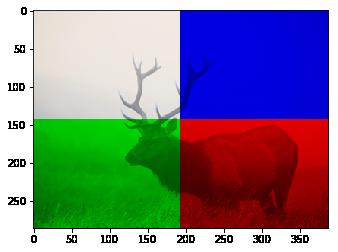
#> input picture Sesión #2/Color/Actividades/res/actividad1.png, 338 x 252 px, given in place of colores.jpg, which was not available; the run also reads 3 pictures not shown here
$ jupyter execute --allow-errors 'Taller de repaso .ipynb'   (shell and % lines are left out)   (text cells are left out)
#> lines starting #> are read from the running program, lines starting #| are printed output that depends on the picture; after the words box and inside, x2 and y2 are one past the last pixel; in counts of white or black regions, pixels touching at a corner belong together; pictures that were not available may be replaced by others from this repository, and a replacement may not be noted
[cell 1]
import cv2
import matplotlib.pyplot as plt
import numpy as np
import math
from skimage import io, color

#En este notebook se define una función que facilita la lectura de imágenes
#Leer la imagen en RGB o escala de grises con una sola línea de código
def img_read(filename, mode = 'color'):
#> called with filename = 'res/colores.jpg', mode = 'color'
    if(mode == 'color'):
        return cv2.cvtColor(cv2.imread(filename),cv2.COLOR_BGR2RGB)
    elif(mode=='grayscale' or mode=='greyscale' or mode == 'gray' or mode == 'grey'):
        return cv2.imread(filename, cv2.IMREAD_GRAYSCALE)
    else:
        return None

[cell 2]
#Leer y plotear la imagen de trabajo
img_rgb = img_read("res/colores.jpg")
plt.imshow(img_rgb)

[cell 3]
img_R = img_rgb[:,:,0]
img_G = img_rgb[:,:,1]
img_B = img_rgb[:,:,2]

img_lab  = cv2.cvtColor(img_rgb, cv2.COLOR_RGB2LAB)
#> img_lab: shape (252, 338, 3); mean of channels 0, 1, 2 152.9, 140.1, 129
img_L = img_lab[:,:,0]
img_A =  img_lab[:,:,1]
img_BB = img_lab[:,:,2]
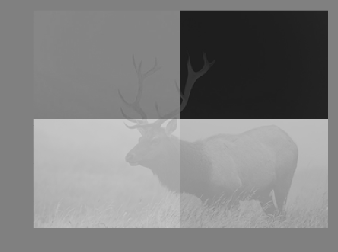
#> img_BB: shape (252, 338); min 26, max 204, mean 129
fig, arreglo_plots = plt.subplots(6,2, figsize=(15, 25))
colors = ('r','g','b')

#Espacio de color RGB
arreglo_plots[0,0].set_title('Canal R')
arreglo_plots[0,0].imshow(img_R, cmap="gray")
arreglo_plots[0,1].set_title('Histograma Canal R')
img_array_i = img_rgb[:,:,0].ravel()
arreglo_plots[0,1].hist(img_array_i,histtype='step', bins=255,
                            range=(0.0, 255.0),density=True, color=colors[0])

arreglo_plots[1,0].set_title('Canal G')
arreglo_plots[1,0].imshow(img_G, cmap="gray")
arreglo_plots[1,1].set_title('Histograma Canal G')
img_array_i = img_rgb[:,:,1].ravel()
arreglo_plots[1,1].hist(img_array_i,histtype='step', bins=255,
                            range=(0.0, 255.0),density=True, color=colors[1])

arreglo_plots[2,0].set_title('Canal B')
arreglo_plots[2,0].imshow(img_B, cmap="gray")
arreglo_plots[2,1].set_title('Histograma Canal B')
img_array_i = img_rgb[:,:,2].ravel()
arreglo_plots[2,1].hist(img_array_i,histtype='step', bins=255,
                            range=(0.0, 255.0),density=True, color=colors[2])

#Espacio de color LAB
arreglo_plots[3,0].set_title('Canal L')
arreglo_plots[3,0].imshow(img_L, cmap="gray")
arreglo_plots[3,1].set_title('Histograma Canal L')
img_array_i = img_lab[:,:,0].ravel()
arreglo_plots[3,1].hist(img_array_i,histtype='step', bins=255,
                            range=(0.0, 255.0),density=True, color=colors[0])

arreglo_plots[4,0].set_title('Canal A')
arreglo_plots[4,0].imshow(img_A, cmap="gray")
arreglo_plots[4,1].set_title('Histograma Canal A')
img_array_i = img_lab[:,:,1].ravel()
arreglo_plots[4,1].hist(img_array_i,histtype='step', bins=255,
                            range=(0.0, 255.0),density=True, color=colors[1])

arreglo_plots[5,0].set_title('Canal B')
arreglo_plots[5,0].imshow(img_BB, cmap="gray")
arreglo_plots[5,1].set_title('Histograma Canal B*')
img_array_i = img_lab[:,:,2].ravel()
arreglo_plots[5,1].hist(img_array_i,histtype='step', bins=255,
                            range=(0.0, 255.0),density=True, color=colors[2]);

[cell 4]
#Leer y plotear la imagen de trabajo
plt.imshow(img_R, cmap = "gray")

[cell 5]
plt.imshow(img_R, cmap = "gray")

[cell 6]
hsv = cv2.cvtColor(img_rgb,cv2.COLOR_RGB2HSV)
#> hsv: shape (252, 338, 3); mean H, S, V 37.8, 147.1, 197.2

h = hsv[:, :, 0]
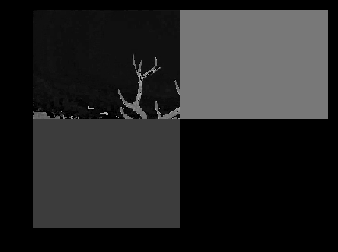
#> h: shape (252, 338); min 0, max 177, mean 37.8
s = hsv[:, :, 1]
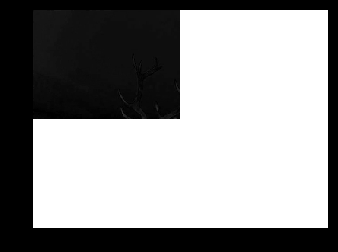
#> s: shape (252, 338); min 0, max 255, mean 147.1
v = hsv[:, :, 2]
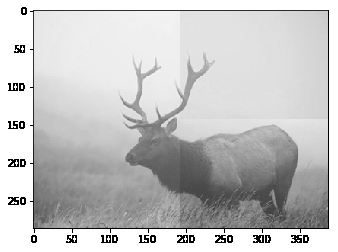
#> v: shape (252, 338); min 0, max 255, mean 197.2

#Crear una figura 1x3 para mostrar las imágenes de entrada y la combinación ponderada
fig = plt.figure(figsize=(15,24))

plt.subplot(1,3,1)
plt.imshow(h,cmap='gray')
plt.title("Canal H")

plt.subplot(1,3,2)
plt.imshow(s,cmap='gray')
plt.title("Canal S")

plt.subplot(1,3,3)
plt.imshow(v,cmap='gray')
plt.title("Canal V");

[cell 7]
ret,thresh2 = cv2.threshold(img_B,220,255,cv2.THRESH_BINARY)
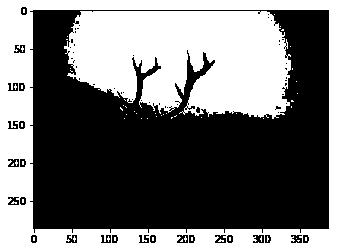
#> thresh2: shape (252, 338); 44.9% white; 60 white regions (58 under 20 px), largest, box (x1, y1, x2, y2) and area: (64, 11, 291, 119) 18994, (0, 0, 338, 252) 18984
plt.imshow(thresh2, cmap = "gray")

[cell 8]
#Leer las imágenes, hacerlas del mismo tamaño para poderlas sumar
img1 = cv2.cvtColor(cv2.imread('res/meme.png'), cv2.COLOR_BGR2RGB)
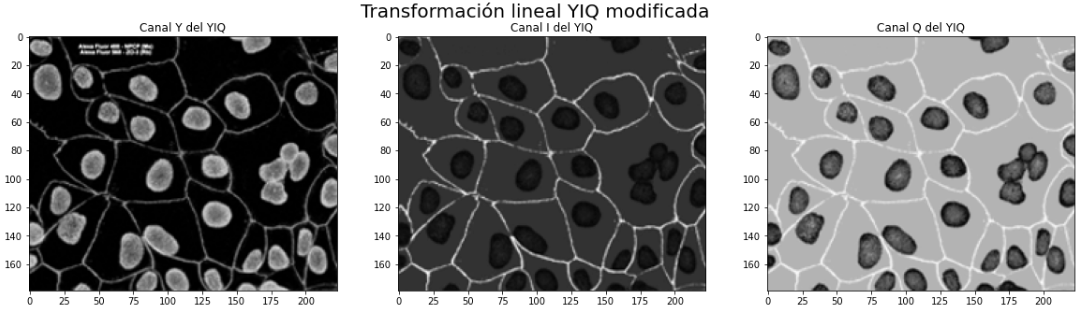
#> input picture Sesión #2/Color/Actividades/res/actividad3.png, 1091 x 311 px, given in place of meme.png, which was not available
#> img1 is the input picture: shape (311, 1091, 3); min 0, max 255, mean 132.7
img2 = cv2.cvtColor(cv2.imread('res/transparent.jpg'), cv2.COLOR_BGR2RGB)
img2 = cv2.resize(img2, (img1.shape[1], img1.shape[0]))
#> img2: shape (311, 1091, 3); every value is 255

#Indicamos el parámetro a que indica la importancia de cada imagen
a = 0.5

#Mediante la T.Lineal, si a=1, tenemos la imagen 1 únicamente. Si a=0, obtenemos solo img2.
# Si 0<a<1 tendremos combinaciones ponderadas de las imágenes entrada
res = cv2.add(img1*a,img2*(1-a)).astype(np.uint8)

#Crear una figura 1x3 para mostrar las imágenes de entrada y la combinación ponderada
fig = plt.figure(figsize=(15,24))

plt.subplot(1,3,1)
plt.imshow(img1,cmap='gray')
plt.title("Imagen 1")

plt.subplot(1,3,2)
plt.imshow(img2,cmap='gray')
plt.title("Imagen 2")

plt.subplot(1,3,3)
plt.imshow(res,cmap='gray')
plt.title("Suma");

[cell 9]
#Leer la imagen de entrada
img1 =cv2.cvtColor(cv2.imread('res/gato.jpg'), cv2.COLOR_BGR2RGB)

#Utilizamos la función cv2.Canny, que corresponde a un algoritmo de detección de bordes
edges = cv2.Canny(img1,100,200)
#> edges: shape (311, 1091); 10.2% white in thin lines or dots
#Resaltar los bordes de blanco si sus pixeles son menores que un valor umbral
edges[edges<128] = 0
#Convertir la imagen edges a RGB
edges = cv2.cvtColor(edges, cv2.COLOR_GRAY2RGB)
#> edges: shape (311, 1091, 3); 10.2% white in thin lines or dots
edges[:,:,0]=0
edges[:,:,1]=0               #para obtener el color magenta (255,0,255)
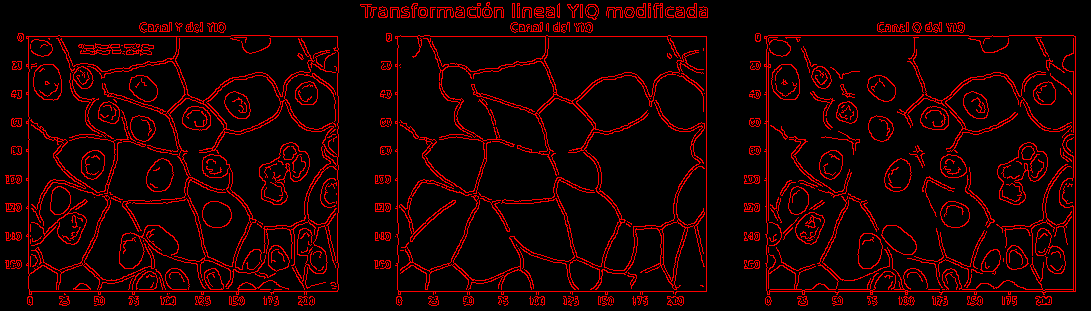
#> edges: shape (311, 1091, 3); mean B, G, R 0, 0, 26

#Crear una figura 1x3 para mostrar la imagen de entrada, la imagen obtenida con edges y la superposición
fig = plt.figure(figsize=(15,24))

plt.subplot(1,3,1)
plt.imshow(img1,cmap='gray')
plt.title("Imagen 1")

plt.subplot(1,3,2)
plt.imshow(edges,cmap='gray')
plt.title("Imagen 2")

plt.subplot(1,3,3)
plt.imshow(cv2.add(img1,edges),cmap='gray')
plt.title("Imagen 3");
#> figure, not shown here; B, G, R data is drawn as R, G, B

#> (a cell that did not finish here is left out)

#> (a cell that did not finish here is left out)

#> (a cell that did not finish here is left out)

#> (a cell that did not finish here is left out)

[cell 14]
#Se leen las dos imágenes, la entrada I1 y la máscara I2
I1= img_read("res/bool/gato.jpg", "gray")
I2= img_read("res/bool/globo.jpg", "gray")


#Se realiza una umbralización(conversión de la imagen a dos valores, 0 y 255)
Umbral1,I1BN=cv2.threshold(I1,72,255, cv2.THRESH_BINARY)
Umbral2,I2BN=cv2.threshold(I2,148,255, cv2.THRESH_BINARY)

#Crear figura 2x2 para mostrar las imágenes de entrada con sus operaciones respectivas
fig = plt.figure(figsize=(15,10))

plt.subplot(2,2,1)
#> (the rest of this cell did not finish here and is left out)

[cell 15]
#R1, corresponde a la operación AND aplicada sobre I1BN e I2BN, análogo al out.
R1 = cv2.bitwise_and(I1BN,I2BN)

#R2, corresponde a la operación OR aplicada sobre I1BN e I2BN.
R2 = cv2.bitwise_or(I1BN,I2BN)

#R3, corresponde a la operación XOR aplicada sobre I1BN e I2BN.
R3 =cv2.bitwise_xor(I1BN,I2BN)

#R4, corresponde a la operación NOT aplicada sobre I1BN e I2BN.
R4 =cv2.bitwise_not(I1BN)

#Crear figura 2x2 para mostrar las imágenes de entrada con sus operaciones respectivas
fig = plt.figure(figsize=(15,10))

plt.subplot(2,2,1)
#> (the rest of this cell did not finish here and is left out)

[cell 16]
import cv2
from matplotlib import pyplot as plt
import numpy as np

#Lectura de la imagen en escala de grises
img =cv2.imread('res/gato.jpg',cv2.IMREAD_GRAYSCALE)
#> img: shape (311, 1091); min 0, max 255, mean 132.7
#Se obtienen los vectores filas, columnas
filas,columnas = img.shape
#> filas = 311; columnas = 1091
#Se asignan valores a tx y ty, se construye la matriz M de translación
tx = 15
ty = 15
matriz_afin = np.float32([[1,0,tx],
                          [0,1,ty]])

#Transformación de la imagen con base en la matriz M, usando warpAffine
res = cv2.warpAffine(img,matriz_afin,(columnas,filas))# , flags=cv2.INTER_CUBIC)
#> res: shape (311, 1091)

#Figura 1x2 para mostrar la entrada y la salida
fig = plt.figure(figsize=(10,12))

plt.subplot(1,2,1)
plt.imshow(img,cmap='gray')
plt.title("Imagen Original")

plt.subplot(1,2,2)
plt.imshow(res,cmap='gray')
plt.title("Imagen Salida")

[cell 17]
#Lectura de la imagen de entrada
img =cv2.imread('res/gato2.jpg',cv2.IMREAD_GRAYSCALE)
#Obtener los datos de filas y columnas de la imagen
#> (the rest of this cell did not finish here and is left out)

[cell 18]
#Lectura de imagen de entrada y obtención de filas y columnas
img =cv2.imread('res/gato.jpg',cv2.IMREAD_GRAYSCALE)
filas,columnas = img.shape

#Con base en la teoría, crear la matriz M de inclinación
#reemplazando los valores b y d
inc_x = 0.0
inc_y = 0.5
matriz_afin = np.float32([[1,inc_x,0],
                          [inc_y,1,0]])

#Aplicar la matriz generada a la imagen leída
res = cv2.warpAffine(img,matriz_afin,(columnas,filas))

#Generar la figura 1x2 y mostrar entrada vs resultados
fig = plt.figure(figsize=(10,12))

plt.subplot(1,2,1)
plt.imshow(img,cmap='gray')
plt.title("Imagen Original")

plt.subplot(1,2,2)
plt.imshow(res,cmap='gray')
plt.title("Imagen Salida")

[cell 19]
#Leer la imagen de entrada a color y convertirla RGB
img=cv2.imread('res/gato.jpg',cv2.IMREAD_COLOR)
img = cv2.cvtColor(img, cv2.COLOR_BGR2RGB)

#Acercar la imagen de entrada con base en una aproximación de vecinos cercanos
#o interpolación bilinear/bicúbica
nearest = cv2.resize(img,(img.shape[1]*4, img.shape[0]*4), interpolation = cv2.INTER_NEAREST)
bilinear = cv2.resize(img,None,fx=4, fy=4, interpolation = cv2.INTER_LINEAR)
bicubic = cv2.resize(img,None,fx=4, fy=4, interpolation = cv2.INTER_CUBIC)

#Generar figura 2x2 para mostrar y contrastar las aproximaciones con la imagen original
fig = plt.figure(figsize=(12,12))

plt.subplot(2,2,1)
plt.imshow(img,cmap='gray')
plt.title("Imagen Original")

plt.subplot(2,2,2)
plt.imshow(nearest,cmap='gray')
plt.title("Interpolación vecinos más cercanos")

plt.subplot(2,2,3)
plt.imshow(bilinear,cmap='gray')
plt.title("Interpolación bilineal")

plt.subplot(2,2,4)
plt.imshow(bilinear,cmap='gray')
plt.title("Interpolación bicúbica")

#Guardar las imágenes en la carpeta del notebook
nearest = cv2.cvtColor(nearest, cv2.COLOR_BGR2RGB)
bilinear = cv2.cvtColor(bilinear, cv2.COLOR_BGR2RGB)
bicubic = cv2.cvtColor(bicubic, cv2.COLOR_BGR2RGB)


cv2.imwrite("nearest.jpg", nearest);
cv2.imwrite("bilinear.jpg", bilinear);
cv2.imwrite("bicubic.jpg", bicubic);

[cell 20]
#Se realiza la lectura de la imagen
img = cv2.cvtColor(cv2.imread('res/gato.jpg'), cv2.COLOR_BGR2RGB)
#img_add es una matriz de ceros del mismo tamaño de la imagen original, corresponde a una copia para editar.
#el tipo de dato debe ser uint8 para estar entre 0 y 255
img_add = np.zeros(img.shape, np.uint8)

#A cada uno de los canales de img se le suman q,w,e unidades.
q = 50 ; w = 50; e = 50
#Se sustituyen los valores de cada canal de la copia por los valores modificados de la imagen original
img_add[:,:,0] = cv2.add(img[:,:,0], q)
img_add[:,:,1] = cv2.add(img[:,:,1], w)
img_add[:,:,2] = cv2.add(img[:,:,2], e)

#Se realiza el arreglo de 2x2 para mostrar imagen e imagen modificada vs histogramas
fig, arreglo_plots = plt.subplots(2,2, figsize=(15, 15))
colors = ('r','g','b')

#Se le dan títulos a los cuadros, se imprimen las imágenes y sus histogramas
arreglo_plots[0,0].set_title('Imagen original')
arreglo_plots[0,0].imshow(img, cmap="gray")
arreglo_plots[0,1].set_title('Histograma original')
for i,col in enumerate(colors):
    img_array_i = img[:,:,i].ravel()
    arreglo_plots[0,1].hist(img_array_i,histtype='step', bins=255,
                            range=(0.0, 255.0),density=True, color=colors[i])

arreglo_plots[1,0].set_title('Imagen modificada')
arreglo_plots[1,0].imshow(img_add, cmap="gray")
arreglo_plots[1,1].set_title('Histograma modificado')
for i,col in enumerate(colors):
    img_array_i = img_add[:,:,i].ravel()
    arreglo_plots[1,1].hist(img_array_i,histtype='step', bins=255,
                            range=(0.0, 255.0),density=True, color=colors[i])

#> (a cell that did not finish here is left out)

[cell 22]
#Se lee la imagen
img = cv2.cvtColor(cv2.imread('res/gato.jpg'), cv2.COLOR_BGR2RGB)
#Se crea la imagen copia
img_mult = np.zeros(img.shape, np.uint8)

#Se multiplican los valores de cada canal de img por q,w,e unidades
#Se sustituyen los valores de cada canal de la copia por los valores modificados de la imagen original
r = 2; g = 2; b = 2
img_mult[:,:,0] = cv2.multiply(img[:,:,0], q)
img_mult[:,:,1] = cv2.multiply(img[:,:,1], w)
img_mult[:,:,2] = cv2.multiply(img[:,:,2], e)

#Se realiza el arreglo de 2x2 para mostrar imagen e imagen modificada vs histogramas
fig, arreglo_plots = plt.subplots(2,2, figsize=(15, 15))
colors = ('r','g','b')

#Se le dan títulos a los cuadros, se imprimen las imágenes y sus histogramas
arreglo_plots[0,0].set_title('Imagen original')
arreglo_plots[0,0].imshow(img, cmap="gray")
arreglo_plots[0,1].set_title('Histograma original')
for i,col in enumerate(colors):
    img_array_i = img[:,:,i].ravel()
    arreglo_plots[0,1].hist(img_array_i,histtype='step', bins=255,
                            range=(0.0, 255.0),density=True, color=colors[i])

arreglo_plots[1,0].set_title('Imagen modificada')
arreglo_plots[1,0].imshow(img_mult, cmap="gray")
arreglo_plots[1,1].set_title('Histograma modificado')
for i,col in enumerate(colors):
    img_array_i = img_mult[:,:,i].ravel()
    arreglo_plots[1,1].hist(img_array_i,histtype='step', bins=255,
                            range=(0.0, 255.0),density=True, color=colors[i])
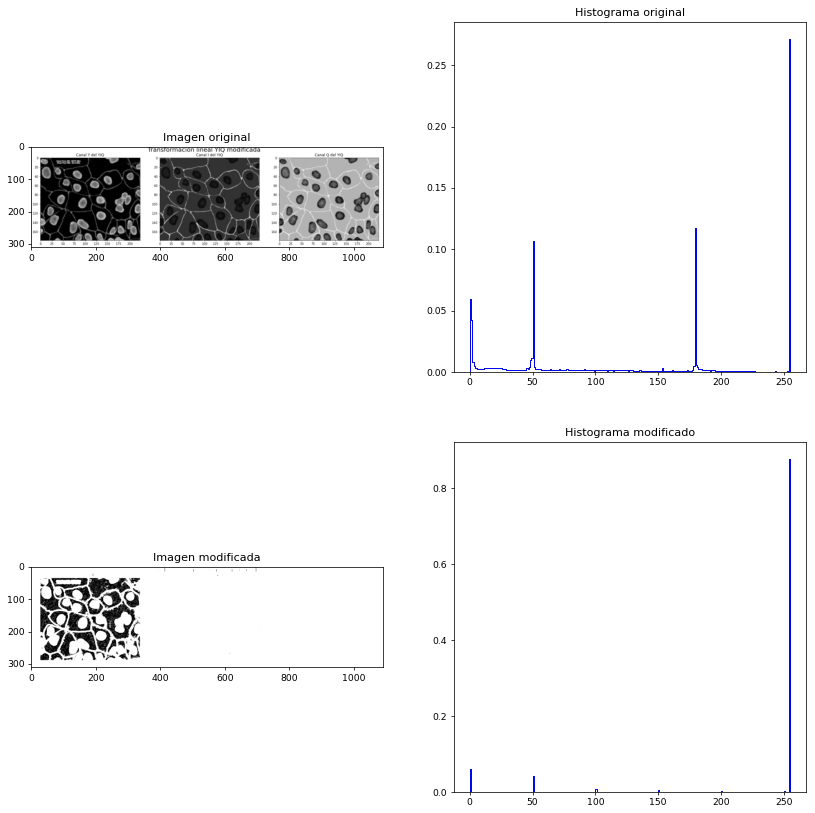
#> figure drawn by matplotlib, 4 panels

[cell 23]
#Definir la función para aplicar la transformación sobre la imagen RGB
def apply_f_on_rgb(img, f, args):

    #Crear una matriz de ceros del tamaño de la imagen de entrada
    res = np.zeros(img.shape, np.uint8)
    #Aplicar la transformación f sobre cada canal del espacio de color RGB
    res[:,:,0] = f(img[:,:,0], *args)
#> in gamma_correction, `res_gamma = cv2.pow(img_copy,gamma)`:
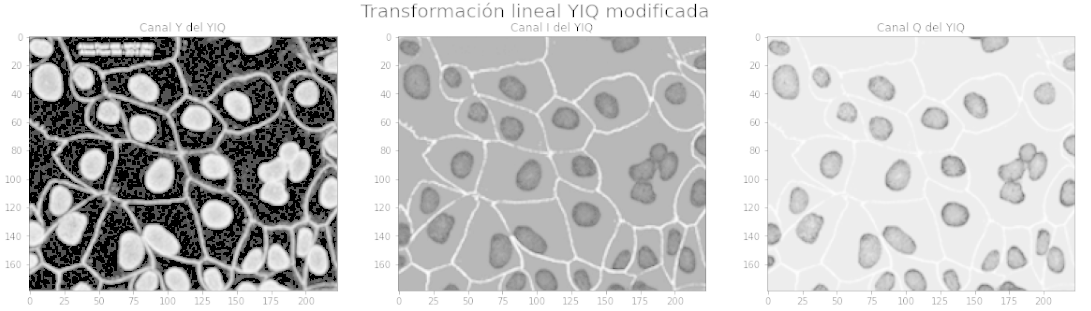
#> res_gamma: shape (311, 1091) float32; min 0, max 1, mean 0.78
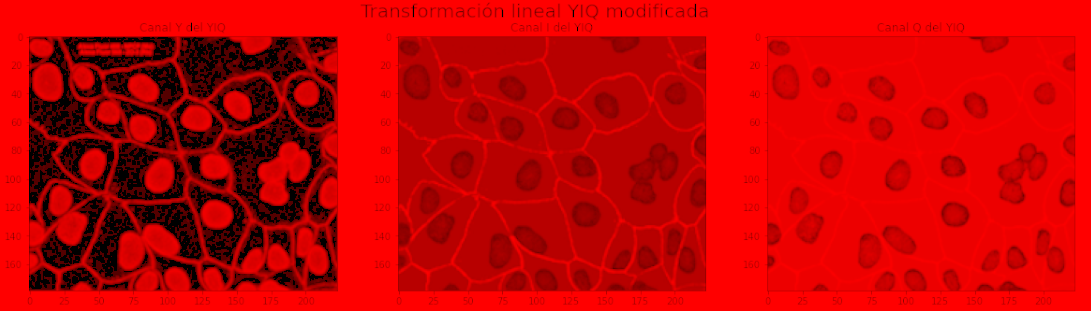
#> res: shape (311, 1091, 3); mean R, G, B 198.6, 0, 0
    res[:,:,1] = f(img[:,:,1], *args)
    res[:,:,2] = f(img[:,:,2], *args)

    return res

#Definir la función de transformación de la imagen (corrección gamma)
def gamma_correction(img, a, gamma):

    #Crear copia de la imagen tipo flotante dada la normalización
    img_copy = img.copy().astype(np.float32)/255.0
    #La función corrección gamma es de la forma ax^gamma, donde x es la imagen de entrada
    res_gamma = cv2.pow(img_copy,gamma)
    res = cv2.multiply(res_gamma, a)

    #Asegurar que la los datos queden entre 0 y 255 y sean uint8
    res[res<0] = 0
    res = res*255.0
    res[res>255] = 255

    res = res.astype(np.uint8)

    return res

#Leer la imagen de entrada
img = cv2.cvtColor(cv2.imread('res/gato.jpg'), cv2.COLOR_BGR2RGB)

#Dar valor a los parámetros a,gamma (args)
a = 1
gamma = 0.2

#Aplicar la transformación corrección gamma sobre la imagen de entrada
res_brillante = apply_f_on_rgb(img, gamma_correction, [a, gamma])

#Variar los parámetros a y gamma y volver a aplicar la corrección
a = 1
gamma = 2

res_oscuro = apply_f_on_rgb(img, gamma_correction, [a, gamma])

#Generar un subplot 2x2 para contrastar imágen original con transformada y sus histogramas
fig, arreglo_plots = plt.subplots(3,2, figsize=(15, 25))
colors = ('r','g','b')

arreglo_plots[0,0].set_title('Imagen original')
arreglo_plots[0,0].imshow(img, cmap="gray")
arreglo_plots[0,1].set_title('Histograma original')
for i,col in enumerate(colors):
    img_array_i = img[:,:,i].ravel()
    arreglo_plots[0,1].hist(img_array_i,histtype='step', bins=255,
                            range=(0.0, 255.0),density=True, color=colors[i])

arreglo_plots[1,0].set_title('Imagen con incremento de brillo')
arreglo_plots[1,0].imshow(res_brillante, cmap="gray")
arreglo_plots[1,1].set_title('Histograma modificado')
for i,col in enumerate(colors):
    img_array_i = res_brillante[:,:,i].ravel()
    arreglo_plots[1,1].hist(img_array_i,histtype='step', bins=255,
                            range=(0.0, 255.0),density=True, color=colors[i])

arreglo_plots[2,0].set_title('Imagen con reducción de brillo')
arreglo_plots[2,0].imshow(res_oscuro, cmap="gray")
arreglo_plots[2,1].set_title('Histograma modificado')
for i,col in enumerate(colors):
    img_array_i = res_oscuro[:,:,i].ravel()
    arreglo_plots[2,1].hist(img_array_i,histtype='step', bins=255,
                            range=(0.0, 255.0),density=True, color=colors[i])

[cell 24]
#Definir la función para aplicar la transformación sobre la imagen RGB
def apply_f_on_rgb(img, f, args):

    #Crear una matriz de ceros del tamaño de la imagen de entrada
    res = np.zeros(img.shape, np.uint8)
    #Aplicar la transformación f sobre cada canal del espacio de color RGB
    res[:,:,0] = f(img[:,:,0], *args)
    res[:,:,1] = f(img[:,:,1], *args)
    res[:,:,2] = f(img[:,:,2], *args)

    return res

#Definir la función ecualización del histograma cuyo parámetro es una imagen
def histogram_equalization(img):

    #Crear matriz de ceros del tamaño de la imagen y tipo de dato flotante
    res = np.zeros(img.shape, np.float32)
    #Crear un vector 1-D de la matriz de la imagen, es decir "aplanarla"
    img_raveled = img.ravel()
    #Generar el histograma normalizado de la imagen
    hist_norm = plt.hist(img_raveled, bins=255, range=(0.0, 255.0), density=True)
    #Limpiar la figura actual
    plt.clf()
    #hist_norm[0] es un vector de probabilidades. Añadir al vector, el valor [1 - sumatoria de sus datos]
    pdf = hist_norm[0]
#> pdf = 255 values, max 0.272 at index 254, min 0.000224 at index 239, mean 0.00392
    np.append(pdf, 1.0 - np.sum(pdf))
    #Dado que se añade un dato, se realiza la sumatoria de valores sobre todo el vector
    cdf = [np.sum(pdf[0:x]) for x in range(0,256)]
#> cdf = 256 values from 0 to 1
    #Hallar el valor mínimo y máximo de la imagen
    gmin = np.min(img)
#> gmin = 0
    gmax = np.max(img)
#> gmax = 255

    #Generar F(g) - Función de ecualización
    for g in range(0,256):
        res[img == g] = (gmax - gmin)*cdf[g] + gmin
    #Asegurar que los datos sean uint8 y esten en el rango correspondiente
    res[res<0] = 0
    res[res>255] = 255
    res = res.astype(np.uint8)
    return res

#Leer la imagen y aplicar la transformación ecualización del histograma sobre ésta
img = cv2.cvtColor(cv2.imread('res/gato.jpg'), cv2.COLOR_BGR2RGB)
res = apply_f_on_rgb(img, histogram_equalization, [])

#Generar subplot 2x3 para mostrar imagen, histograma y función de densidad acumulada
fig, arreglo_plots = plt.subplots(2,2, figsize=(10, 10))
colors = ('r','g','b')

arreglo_plots[0,0].set_title('Imagen original')
arreglo_plots[0,0].imshow(img, cmap="gray")
arreglo_plots[0,1].set_title('Histograma original')
for i,col in enumerate(colors):
    img_array_i = img[:,:,i].ravel()
    arreglo_plots[0,1].hist(img_array_i,histtype='step', bins=255,
                            range=(0.0, 255.0),density=True, color=colors[i])

arreglo_plots[1,0].set_title('Imagen modificada')
arreglo_plots[1,0].imshow(res, cmap="gray")
arreglo_plots[1,1].set_title('Histograma modificado')
for i,col in enumerate(colors):
    img_array_i = res[:,:,i].ravel()
    arreglo_plots[1,1].hist(img_array_i,histtype='step', bins=255,
                            range=(0.0, 255.0),density=True, color=colors[i], cumulative = False)

[cell 25]
#Definir la función para aplicar la transformación sobre la imagen RGB
# [25 lines left out: functions apply_f_on_rgb, histogram_expansion, not called in this run]

#Leer la imagen de entrada
#> (the rest of this cell did not finish here and is left out)

[cell 26]
#Leer las imágenes 1 a la 4 en RGB
img1 = img_read('res/low_light.png')
